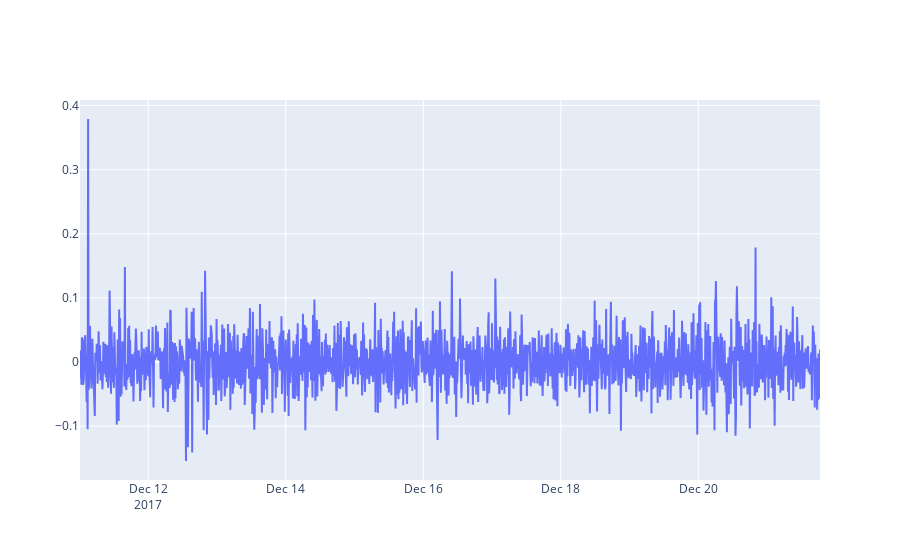

The notebook cell this image was saved under:
### Code cell
predspracovanie.draw(df, datum_alebo_cisla="datum", y1_orig=train1_df[actual_item])

### Figure 1 — Plotly figure (JSON) as saved in the notebook; plotly's stock layout.template omitted (floating-point values rounded to 4 significant figures; data arrays with more than 128 entries replaced by an {"elided": "..."} marker saying what was removed)
{"data": [{"mode": "lines", "name": "orig", "type": "scatter", "x": {"elided": "17473 str values"}, "y": {"elided": "1551 float values"}}], "layout": {"autosize": true, "xaxis": {"autorange": true, "range": ["2017-12-11 00:10", "2017-12-21 18:30"], "type": "date"}, "yaxis": {"autorange": true, "range": [-0.184, 0.4086], "type": "linear"}}}
